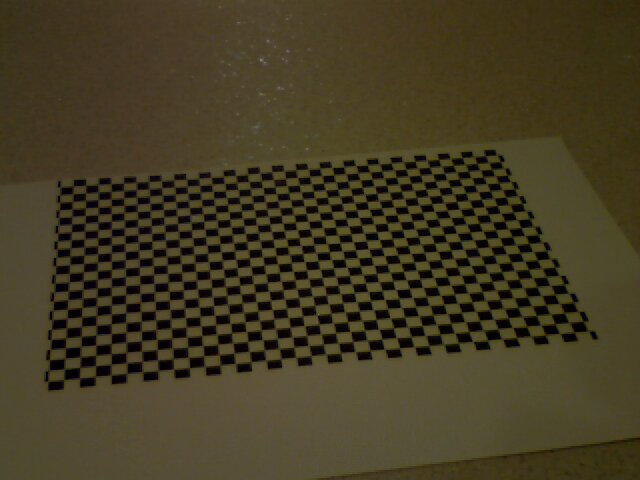
#> input picture CV_Lab09/Code/images/chk1.jpg, 640 x 480 px, given in place of the camera
$ python lab5_task1.py   (older library calls are emulated)
#> lines starting #> are read from the running program, lines starting #| are printed output that depends on the picture; after the words box and inside, x2 and y2 are one past the last pixel; in counts of white or black regions, pixels touching at a corner belong together
import numpy as np
import cv2
from utility_functions import std_filter, zero_crossing

cam_id = 0  # camera id

# for default webcam, cam_id is usually 0
# try out other numbers (1,2,..) if this does not work

cap = cv2.VideoCapture(cam_id)

mode = 'o'  # show the original image at the beginning
thresh = 60
sigma = 5

position = (10, 50)
font_scale = 1.5
font_color = (255, 255, 255)  # White color in BGR format
thickness = 3
font = cv2.FONT_HERSHEY_SIMPLEX

while True:
    ret, I = cap.read()
#> I is the input picture: shape (480, 640, 3); mean B, G, R 35.3, 59.2, 67.5
    # I = cv2.imread("agha-bozorg.jpg") # can use this for testing
    I = cv2.cvtColor(I, cv2.COLOR_BGR2GRAY)  # convert to grayscale
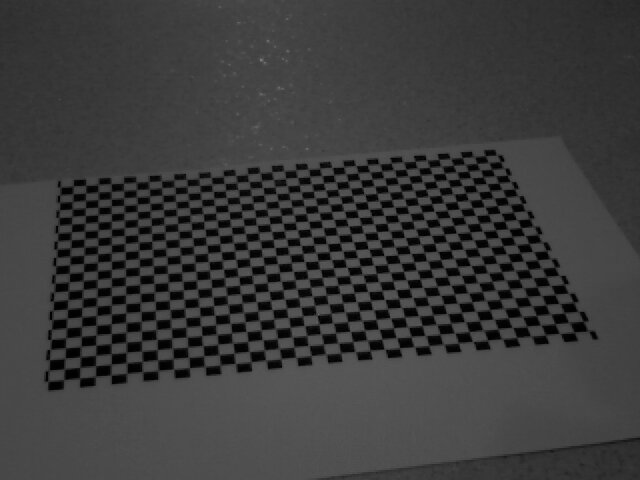
#> I: shape (480, 640); min 0, max 123, mean 59
    Ib = cv2.GaussianBlur(I, (sigma, sigma), 0)  # blur the image

    if mode == 'o':
        # J = the original image
        J = I
        text = "Original Image"
        cv2.putText(J, text, position, font, font_scale, font_color, thickness)
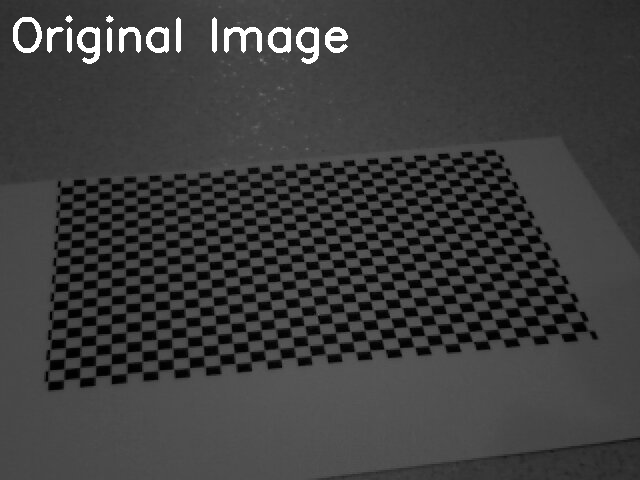
#> J: shape (480, 640); 1.28% of pixels changed, all inside (x1, y1, x2, y2) = (13, 15, 348, 64)
    elif mode == 'x':
        # J = Sobel gradient in x direction
        J = np.abs(cv2.Sobel(Ib, cv2.CV_64F, 1, 0))
        text = "Sobel gradient_x Image"
        cv2.putText(J, text, position, font, font_scale, font_color, thickness)

    elif mode == 'y':
        # J = Sobel gradient in y direction
        J = np.abs(cv2.Sobel(Ib, cv2.CV_64F, 0, 1))
        text = "Sobel gradient_y Image"
        cv2.putText(J, text, position, font, font_scale, font_color, thickness)

    elif mode == 'm':
        # J = magnitude of Sobel gradient
        Jy = np.abs(cv2.Sobel(Ib, cv2.CV_64F, 0, 1))
        Jx = np.abs(cv2.Sobel(Ib, cv2.CV_64F, 1, 0))
        J = np.sqrt(Jx*Jx + Jy*Jy)
        text = "magnitude of Sobel gradient"
        cv2.putText(J, text, position, font, font_scale, font_color, thickness)

    elif mode == 's':
        # J = Sobel + thresholding edge detection
        Jy = np.abs(cv2.Sobel(Ib, cv2.CV_64F, 0, 1))
        Jx = np.abs(cv2.Sobel(Ib, cv2.CV_64F, 1, 0))
        Es = np.sqrt(Jx*Jx + Jy*Jy)
        J = np.uint8(Es > thresh) * 255  # threshold the gradients
        text = "Sobel + thresholding"
        cv2.putText(J, text, position, font, font_scale, font_color, thickness)

    elif mode == 'l':
        # J = Laplacian edges
        El = cv2.Laplacian(Ib, cv2.CV_64F, ksize=5)
        J = zero_crossing(El)
        text = "Laplacian edges"
        cv2.putText(J, text, position, font, font_scale, font_color, thickness)

    elif mode == 'c':
        # J = Canny edges
        lth = 50   # low threshold
        hth = 120  # high threshold
        J = cv2.Canny(Ib, lth, hth)
        text = "Canny edges"
        cv2.putText(J, text, position, font, font_scale, font_color, thickness)


    # we set the image type to float and the maximum value to 1 (for a better illustration) notice that imshow in opencv
    #  does not automatically map the min and max values to black and white.
    J = J.astype("float") / J.max()
    cv2.imshow("my stream", J)

    key = chr(cv2.waitKey(1) & 0xFF)
#> (key Esc is pressed here)

    if key in ['o', 'x', 'y', 'm', 's', 'c', 'l']:
        mode = key
    if key == '-' and sigma > 1:
        sigma -= 2
        print("sigma = %d" % sigma)
    if key in ['+', '=']:
        sigma += 2
        print("sigma = %d" % sigma)
    elif key == 'q':
        break

cap.release()
cv2.destroyAllWindows()

$ run again, on CV_Lab09/Code/images/chk4.jpg
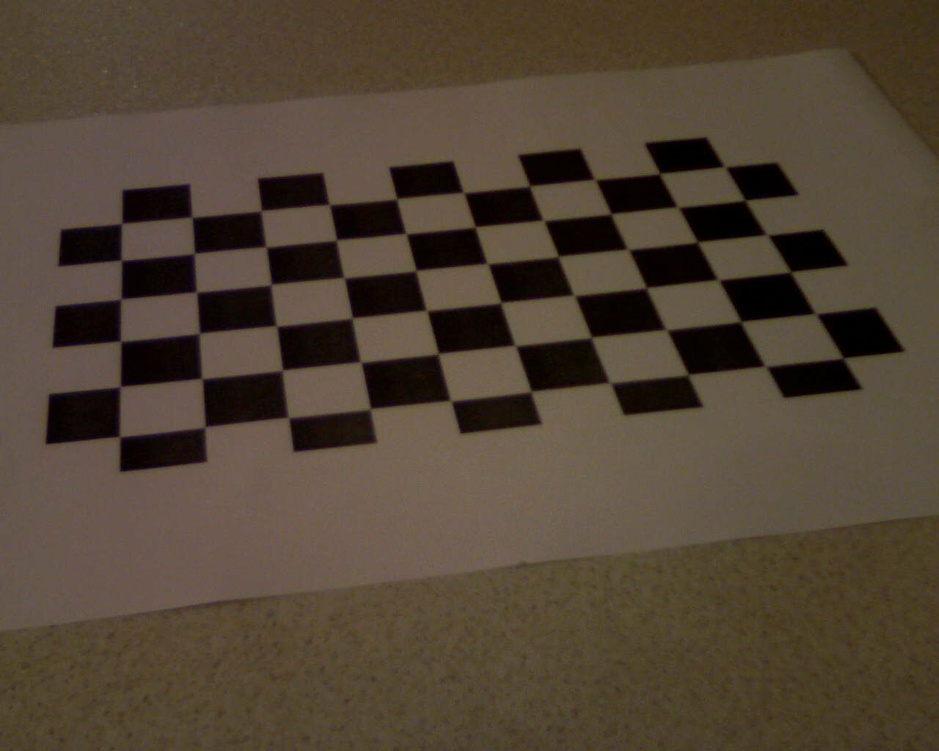
#> input picture CV_Lab09/Code/images/chk4.jpg, 939 x 751 px, shrunk from 1280 x 1024 before the run, given in place of the camera
#> I is the input picture: shape (751, 939, 3); mean B, G, R 52.7, 67.6, 81.1
#> `I = cv2.cvtColor(I, cv2.COLOR_BGR2GRAY)`:
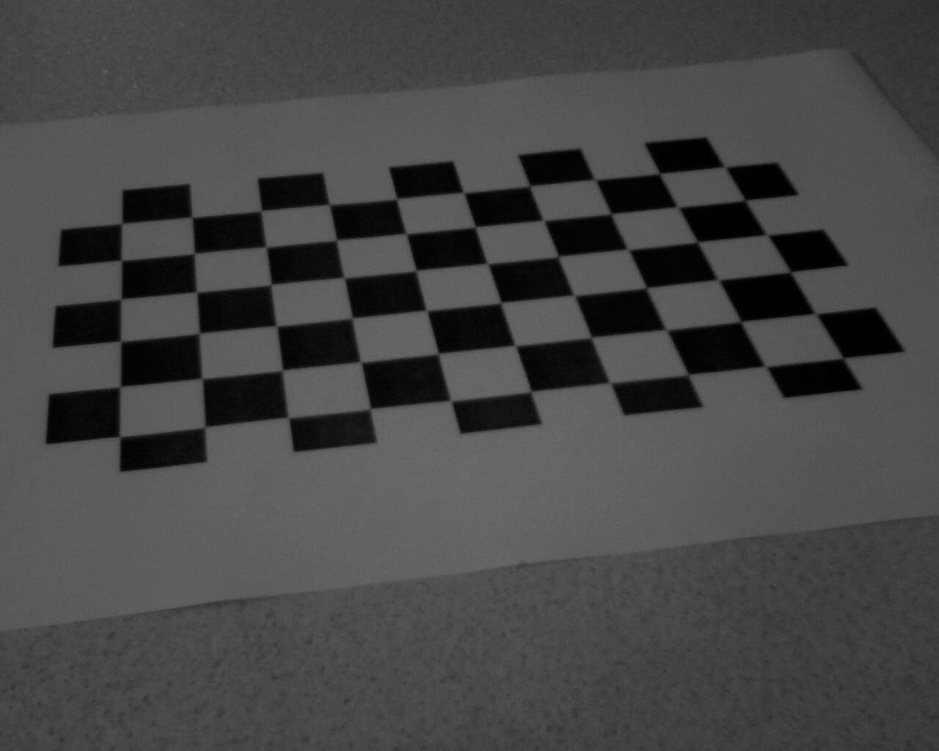
#> I: shape (751, 939); min 0, max 109, mean 70
#> `cv2.putText(J, text, position, font, font_scale, font_color, thickness)`:
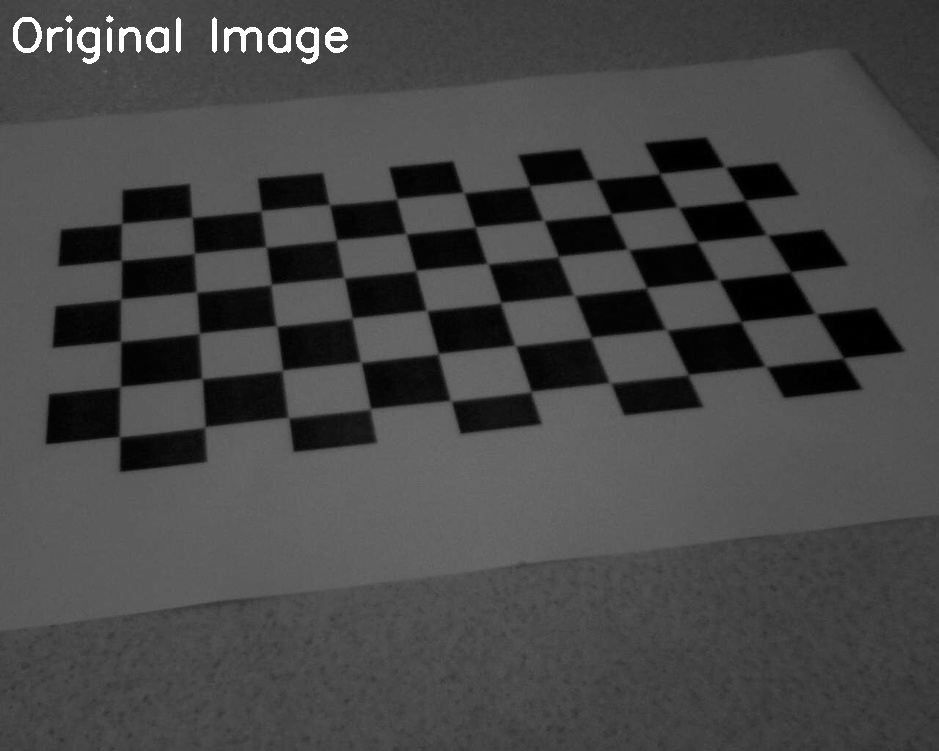
#> J: shape (751, 939); 0.56% of pixels changed, all inside (x1, y1, x2, y2) = (13, 15, 348, 64)

$ run again, on CV_Lab09/Code/images/chk8.jpg
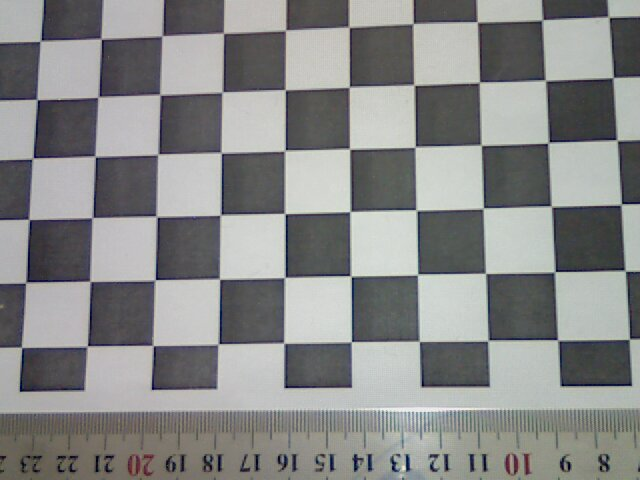
#> input picture CV_Lab09/Code/images/chk8.jpg, 640 x 480 px, given in place of the camera
#> I is the input picture: shape (480, 640, 3); mean B, G, R 136.2, 136.8, 135.9
#> I: shape (480, 640)
#> `cv2.putText(J, text, position, font, font_scale, font_color, thickness)`:
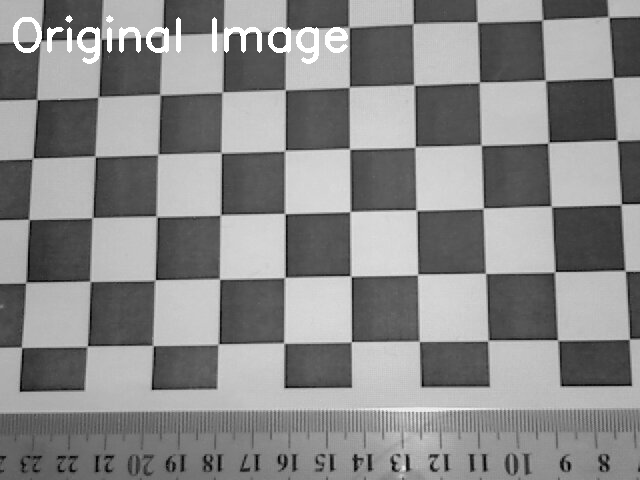
#> J: shape (480, 640); min 1, max 255, mean 138
